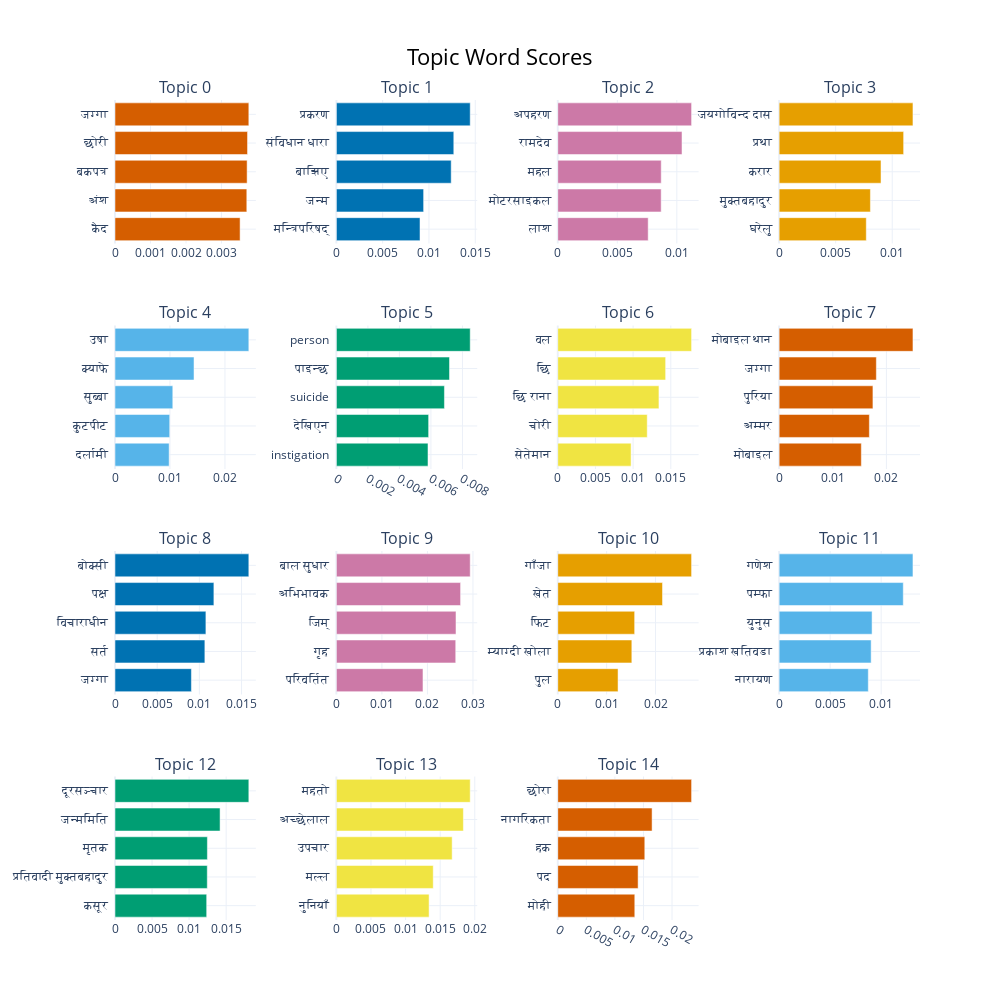

Notebook cell for this chart:
### Code cell
# Visualizations
import plotly.io as pio
fig = topic_model.visualize_barchart(top_n_topics=15)
fig.show()
fig.write_html(output_dir + '/barchart.html')

### Figure 1 — Plotly figure (JSON) as saved in the notebook; plotly's stock layout.template omitted (floating-point values rounded to 4 significant figures)
{"data": [{"marker": {"color": "#D55E00"}, "orientation": "h", "type": "bar", "x": [0.003523, 0.003713, 0.003721, 0.003733, 0.00377], "xaxis": "x", "y": ["कैद  ", "अंश  ", "बकपत्र  ", "छोरी  ", "जग्गा  "], "yaxis": "y"}, {"marker": {"color": "#0072B2"}, "orientation": "h", "type": "bar", "x": [0.009033, 0.009422, 0.0124, 0.01268, 0.01445], "xaxis": "x2", "y": ["मन्त्रिपरिषद्  ", "जन्म  ", "बाझिए  ", "संविधान धारा  ", "प्रकरण  "], "yaxis": "y2"}, {"marker": {"color": "#CC79A7"}, "orientation": "h", "type": "bar", "x": [0.007593, 0.008684, 0.008689, 0.01043, 0.01124], "xaxis": "x3", "y": ["लाश  ", "मोटरसाइकल  ", "महल  ", "रामदेव  ", "अपहरण  "], "yaxis": "y3"}, {"marker": {"color": "#E69F00"}, "orientation": "h", "type": "bar", "x": [0.007705, 0.008069, 0.009008, 0.01101, 0.01183], "xaxis": "x4", "y": ["घरेलु  ", "मुक्तबहादुर  ", "करार  ", "प्रथा  ", "जयगोविन्द दास  "], "yaxis": "y4"}, {"marker": {"color": "#56B4E9"}, "orientation": "h", "type": "bar", "x": [0.009849, 0.009951, 0.01051, 0.01437, 0.02434], "xaxis": "x5", "y": ["दर्लामी  ", "कुटपीट  ", "सुब्बा  ", "क्याफे  ", "उषा  "], "yaxis": "y5"}, {"marker": {"color": "#009E73"}, "orientation": "h", "type": "bar", "x": [0.005814, 0.005854, 0.006857, 0.007178, 0.008493], "xaxis": "x6", "y": ["instigation  ", "देखिएन  ", "suicide  ", "पाइन्छ  ", "person  "], "yaxis": "y6"}, {"marker": {"color": "#F0E442"}, "orientation": "h", "type": "bar", "x": [0.009731, 0.01187, 0.01343, 0.01431, 0.01776], "xaxis": "x7", "y": ["सेतेमान  ", "चोरी  ", "छि राना  ", "छि  ", "वल  "], "yaxis": "y7"}, {"marker": {"color": "#D55E00"}, "orientation": "h", "type": "bar", "x": [0.01533, 0.01682, 0.01749, 0.01813, 0.02495], "xaxis": "x8", "y": ["मोबाइल  ", "अम्मर  ", "पुरिया  ", "जग्गा  ", "मोबाइल थान  "], "yaxis": "y8"}, {"marker": {"color": "#0072B2"}, "orientation": "h", "type": "bar", "x": [0.009056, 0.01065, 0.01077, 0.01172, 0.01586], "xaxis": "x9", "y": ["जग्गा  ", "सर्त  ", "विचाराधीन  ", "पक्ष  ", "बोक्सी  "], "yaxis": "y9"}, {"marker": {"color": "#CC79A7"}, "orientation": "h", "type": "bar", "x": [0.01902, 0.02622, 0.02627, 0.02728, 0.0294], "xaxis": "x10", "y": ["परिवर्तित  ", "गृह  ", "जिम्  ", "अभिभावक  ", "बाल सुधार  "], "yaxis": "y10"}, {"marker": {"color": "#E69F00"}, "orientation": "h", "type": "bar", "x": [0.01234, 0.01516, 0.01573, 0.02143, 0.02738], "xaxis": "x11", "y": ["पुल  ", "म्याग्दी खोला  ", "फिट  ", "खेत  ", "गाँजा  "], "yaxis": "y11"}, {"marker": {"color": "#56B4E9"}, "orientation": "h", "type": "bar", "x": [0.00874, 0.009019, 0.00911, 0.01217, 0.01312], "xaxis": "x12", "y": ["नारायण  ", "प्रकाश खतिवडा  ", "युनुस  ", "पम्फा  ", "गणेश  "], "yaxis": "y12"}, {"marker": {"color": "#009E73"}, "orientation": "h", "type": "bar", "x": [0.01237, 0.01246, 0.01247, 0.01418, 0.01806], "xaxis": "x13", "y": ["कसूर  ", "प्रतिवादी मुक्तबहादुर  ", "मृतक  ", "जन्ममिति  ", "दूरसञ्चार  "], "yaxis": "y13"}, {"marker": {"color": "#F0E442"}, "orientation": "h", "type": "bar", "x": [0.0134, 0.014, 0.01673, 0.01835, 0.01934], "xaxis": "x14", "y": ["नुनियाँ  ", "मल्ल  ", "उपचार  ", "अच्छेलाल  ", "महतो  "], "yaxis": "y14"}, {"marker": {"color": "#D55E00"}, "orientation": "h", "type": "bar", "x": [0.01348, 0.01406, 0.01523, 0.01651, 0.02342], "xaxis": "x15", "y": ["मोही  ", "पद  ", "हक  ", "नागरिकता  ", "छोरा  "], "yaxis": "y15"}], "layout": {"annotations": [{"font": {"size": 16}, "showarrow": false, "text": "Topic 0", "x": 0.0875, "xanchor": "center", "xref": "paper", "y": 1, "yanchor": "bottom", "yref": "paper"}, {"font": {"size": 16}, "showarrow": false, "text": "Topic 1", "x": 0.3625, "xanchor": "center", "xref": "paper", "y": 1, "yanchor": "bottom", "yref": "paper"}, {"font": {"size": 16}, "showarrow": false, "text": "Topic 2", "x": 0.6375, "xanchor": "center", "xref": "paper", "y": 1, "yanchor": "bottom", "yref": "paper"}, {"font": {"size": 16}, "showarrow": false, "text": "Topic 3", "x": 0.9125, "xanchor": "center", "xref": "paper", "y": 1, "yanchor": "bottom", "yref": "paper"}, {"font": {"size": 16}, "showarrow": false, "text": "Topic 4", "x": 0.0875, "xanchor": "center", "xref": "paper", "y": 0.725, "yanchor": "bottom", "yref": "paper"}, {"font": {"size": 16}, "showarrow": false, "text": "Topic 5", "x": 0.3625, "xanchor": "center", "xref": "paper", "y": 0.725, "yanchor": "bottom", "yref": "paper"}, {"font": {"size": 16}, "showarrow": false, "text": "Topic 6", "x": 0.6375, "xanchor": "center", "xref": "paper", "y": 0.725, "yanchor": "bottom", "yref": "paper"}, {"font": {"size": 16}, "showarrow": false, "text": "Topic 7", "x": 0.9125, "xanchor": "center", "xref": "paper", "y": 0.725, "yanchor": "bottom", "yref": "paper"}, {"font": {"size": 16}, "showarrow": false, "text": "Topic 8", "x": 0.0875, "xanchor": "center", "xref": "paper", "y": 0.45, "yanchor": "bottom", "yref": "paper"}, {"font": {"size": 16}, "showarrow": false, "text": "Topic 9", "x": 0.3625, "xanchor": "center", "xref": "paper", "y": 0.45, "yanchor": "bottom", "yref": "paper"}, {"font": {"size": 16}, "showarrow": false, "text": "Topic 10", "x": 0.6375, "xanchor": "center", "xref": "paper", "y": 0.45, "yanchor": "bottom", "yref": "paper"}, {"font": {"size": 16}, "showarrow": false, "text": "Topic 11", "x": 0.9125, "xanchor": "center", "xref": "paper", "y": 0.45, "yanchor": "bottom", "yref": "paper"}, {"font": {"size": 16}, "showarrow": false, "text": "Topic 12", "x": 0.0875, "xanchor": "center", "xref": "paper", "y": 0.175, "yanchor": "bottom", "yref": "paper"}, {"font": {"size": 16}, "showarrow": false, "text": "Topic 13", "x": 0.3625, "xanchor": "center", "xref": "paper", "y": 0.175, "yanchor": "bottom", "yref": "paper"}, {"font": {"size": 16}, "showarrow": false, "text": "Topic 14", "x": 0.6375, "xanchor": "center", "xref": "paper", "y": 0.175, "yanchor": "bottom", "yref": "paper"}], "height": 1000, "hoverlabel": {"bgcolor": "white", "font": {"family": "Rockwell", "size": 16}}, "showlegend": false, "title": {"font": {"color": "Black", "size": 22}, "text": "Topic Word Scores", "x": 0.5, "xanchor": "center", "yanchor": "top"}, "width": 1000, "xaxis": {"anchor": "y", "domain": [0, 0.175], "showgrid": true}, "xaxis10": {"anchor": "y10", "domain": [0.275, 0.45], "showgrid": true}, "xaxis11": {"anchor": "y11", "domain": [0.55, 0.725], "showgrid": true}, "xaxis12": {"anchor": "y12", "domain": [0.825, 1], "showgrid": true}, "xaxis13": {"anchor": "y13", "domain": [0, 0.175], "showgrid": true}, "xaxis14": {"anchor": "y14", "domain": [0.275, 0.45], "showgrid": true}, "xaxis15": {"anchor": "y15", "domain": [0.55, 0.725], "showgrid": true}, "xaxis16": {"anchor": "y16", "domain": [0.825, 1], "showgrid": true}, "xaxis2": {"anchor": "y2", "domain": [0.275, 0.45], "showgrid": true}, "xaxis3": {"anchor": "y3", "domain": [0.55, 0.725], "showgrid": true}, "xaxis4": {"anchor": "y4", "domain": [0.825, 1], "showgrid": true}, "xaxis5": {"anchor": "y5", "domain": [0, 0.175], "showgrid": true}, "xaxis6": {"anchor": "y6", "domain": [0.275, 0.45], "showgrid": true}, "xaxis7": {"anchor": "y7", "domain": [0.55, 0.725], "showgrid": true}, "xaxis8": {"anchor": "y8", "domain": [0.825, 1], "showgrid": true}, "xaxis9": {"anchor": "y9", "domain": [0, 0.175], "showgrid": true}, "yaxis": {"anchor": "x", "domain": [0.825, 1], "showgrid": true}, "yaxis10": {"anchor": "x10", "domain": [0.275, 0.45], "showgrid": true}, "yaxis11": {"anchor": "x11", "domain": [0.275, 0.45], "showgrid": true}, "yaxis12": {"anchor": "x12", "domain": [0.275, 0.45], "showgrid": true}, "yaxis13": {"anchor": "x13", "domain": [0, 0.175], "showgrid": true}, "yaxis14": {"anchor": "x14", "domain": [0, 0.175], "showgrid": true}, "yaxis15": {"anchor": "x15", "domain": [0, 0.175], "showgrid": true}, "yaxis16": {"anchor": "x16", "domain": [0, 0.175], "showgrid": true}, "yaxis2": {"anchor": "x2", "domain": [0.825, 1], "showgrid": true}, "yaxis3": {"anchor": "x3", "domain": [0.825, 1], "showgrid": true}, "yaxis4": {"anchor": "x4", "domain": [0.825, 1], "showgrid": true}, "yaxis5": {"anchor": "x5", "domain": [0.55, 0.725], "showgrid": true}, "yaxis6": {"anchor": "x6", "domain": [0.55, 0.725], "showgrid": true}, "yaxis7": {"anchor": "x7", "domain": [0.55, 0.725], "showgrid": true}, "yaxis8": {"anchor": "x8", "domain": [0.55, 0.725], "showgrid": true}, "yaxis9": {"anchor": "x9", "domain": [0.275, 0.45], "showgrid": true}}}
